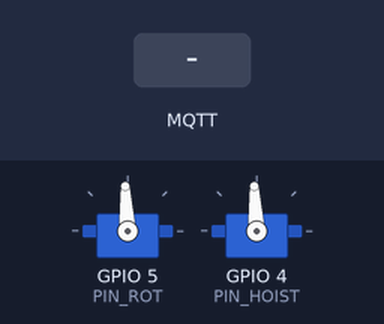
Recording of a program running on a simulated ESP8266 (NodeMCU). On the bench: 2 × servo. The test bench sets the inputs (shaded band). WiFi joins after 1.5 s; servers stay silent unless stated; no MQTT or app messages arrive unless stated; what the program prints to the serial monitor is not drawn.

Above: at 2.8 s.
2.9 s: MQTT message "1" arrives on the first subscribed topic
At 3.46 s:
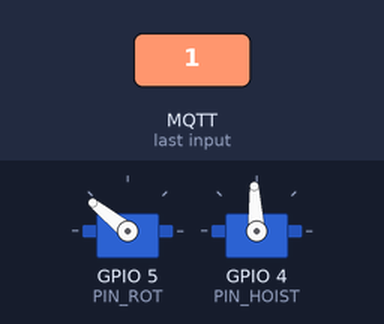
At 3.85 s:
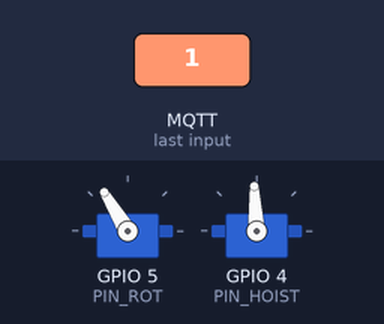
5.9 s: MQTT message "1" arrives on the second subscribed topic
At 6.46 s:
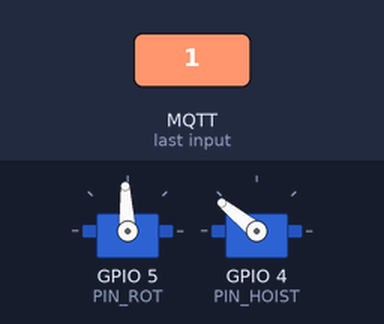
Timing chart, 0 to 8.9 s (numbered marks = the images above; inputs shaded):
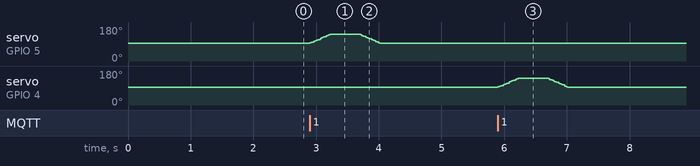

Measured:
- after the input at 2.9 s, servo on GPIO 5 (PIN_ROT): rises from 93° to 141° in 0.32 s, then falls to 93° in 0.81 s
- after the input at 5.9 s, servo on GPIO 4 (PIN_HOIST): rises from 93° to 141° in 0.32 s, then falls to 93° in 0.81 s

The program:

main.cpp
```cpp
/*
  ===========================================================================
  CONTROL DE GRÚA MODELO — ESP8266 vía MQTT (PlatformIO)
  ---------------------------------------------------------------------------
  Proyecto de Física — Demostración de dinámica de péndulo en grúas

  A diferencia de la versión anterior (ESP8266 como punto de acceso WiFi +
  HTTP), acá la ESP8266 se conecta a TU red WiFi normal y habla con un
  broker MQTT (ej. HiveMQ Cloud, plan gratuito) por TLS. El navegador
  también se conecta a ese mismo broker (por WebSocket seguro, wss://) y
  ambos se coordinan a través de él. Ventaja: no hay que cambiar de red
  WiFi en el celular, y hasta la página pública de GitHub Pages puede
  controlar el hardware real (wss:// no tiene el problema de "mixed
  content" que sí tenía http://).

  Servos de ROTACIÓN CONTINUA (360°): igual que antes, se controla
  velocidad/dirección, no posición (ver comentarios en el firmware HTTP
  anterior si los tenés, o el README).

  IMPORTANTE — seguridad ante pérdida de conexión:
  Con HTTP, si un comando se perdía, el operador lo notaba al toque
  (nada respondía). Con MQTT eso no está garantizado. Por eso:
    - Si no llega NINGÚN mensaje de movimiento durante WATCHDOG_MS
      mientras el eje se está moviendo, el firmware lo frena solo.
    - Se usa un "Last Will" de MQTT: si la ESP8266 pierde la conexión
      de forma anormal, el broker publica automáticamente "offline" en
      <base>/status, y el navegador lo muestra como desconectado real
      (no una suposición).

  Librerías (PlatformIO las instala solas via lib_deps):
    - PubSubClient (knolleary)
    - WiFiClientSecure (incluida en el core de ESP8266)

  CONFIGURÁ ACÁ ABAJO: WiFi, broker MQTT, y el prefijo de topics.
  ===========================================================================
*/

#include <ESP8266WiFi.h>
#include <WiFiClientSecure.h>
#include <PubSubClient.h>
#include <Servo.h>

// ---------------------------------------------------------------------------
// CONFIGURACIÓN — completar con tus datos
// ---------------------------------------------------------------------------
const char* WIFI_SSID = "WiFi motoedge";
const char* WIFI_PASS = "12345678";

const char* MQTT_HOST = "706d9facdf63418b9eb215dcb67a829d.s1.eu.hivemq.cloud"; // tu cluster de HiveMQ Cloud
const int   MQTT_PORT = 8883; // TLS nativo (no confundir con 8884, que es WSS para navegador)
const char* MQTT_USER = "cranecontrol";
const char* MQTT_PASS = "crane1234";

const char* TOPIC_BASE = "crane/benja"; // debe coincidir con el que uses en index.html

// ---------------------------------------------------------------------------
String T_CMD_ROT, T_CMD_HOIST, T_CMD_STOP, T_CMD_SAFETY, T_STATUS, T_STATE;

WiFiClientSecure wifiClient;
PubSubClient mqtt(wifiClient);

Servo servoRot;
Servo servoHoist;
const int PIN_ROT   = 5; // D1
const int PIN_HOIST = 4; // D2

const int NEUTRAL_US = 1500;
const int RANGE_US   = 500;

struct AxisState {
  float velocity;
  float targetVelocity;
  float maxVel;
  float maxAccel;
};
AxisState rot   = {0, 0, 100, 300};
AxisState hoist = {0, 0, 100, 300};

bool safetyMode = false;
unsigned long lastUpdateMs = 0;
unsigned long lastCmdMs = 0;
const unsigned long WATCHDOG_MS = 800; // si no hay comandos en este tiempo mientras se mueve, frena solo

void stepAxis(AxisState &axis, float dt) {
  float target = constrain(axis.targetVelocity, -axis.maxVel, axis.maxVel);
  float dv = target - axis.velocity;
  float maxDv = axis.maxAccel * dt;
  dv = constrain(dv, -maxDv, maxDv);
  axis.velocity += dv;
  if (fabs(axis.velocity) < 0.5 && fabs(target) < 0.01) axis.velocity = 0;
}

void writeAxis(Servo &servo, AxisState &axis) {
  int us = NEUTRAL_US + (int)((axis.velocity / 100.0f) * RANGE_US);
  us = constrain(us, NEUTRAL_US - RANGE_US, NEUTRAL_US + RANGE_US);
  servo.writeMicroseconds(us);
}

// ---------------------------------------------------------------------------
// MQTT callback — llega un mensaje en algún topic suscripto
// ---------------------------------------------------------------------------
void onMqttMessage(char* topic, byte* payload, unsigned int len) {
  String msg;
  for (unsigned int i = 0; i < len; i++) msg += (char)payload[i];
  String t = String(topic);

  lastCmdMs = millis();

  if (t == T_CMD_ROT) {
    rot.targetVelocity = constrain(msg.toFloat(), -1, 1) * rot.maxVel;
  } else if (t == T_CMD_HOIST) {
    hoist.targetVelocity = constrain(msg.toFloat(), -1, 1) * hoist.maxVel;
  } else if (t == T_CMD_STOP) {
    rot.targetVelocity = 0;
    hoist.targetVelocity = 0;
  } else if (t == T_CMD_SAFETY) {
    // formato: "on,maxVel,maxAccel"  ej: "1,50.0,30.0"
    int c1 = msg.indexOf(',');
    int c2 = msg.indexOf(',', c1 + 1);
    if (c1 > 0 && c2 > c1) {
      safetyMode = msg.substring(0, c1).toInt() == 1;
      float mv = constrain(msg.substring(c1 + 1, c2).toFloat(), 0, 100);
      float ma = max(1.0f, msg.substring(c2 + 1).toFloat());
      rot.maxVel = mv; hoist.maxVel = mv;
      rot.maxAccel = ma; hoist.maxAccel = ma;
    }
  }
}

void mqttReconnect() {
  while (!mqtt.connected()) {
    Serial.print("Conectando a MQTT...");
    String clientId = "grua-" + String(ESP.getChipId());
    // Last Will: si se cae la conexión de forma anormal, el broker publica esto solo
    if (mqtt.connect(clientId.c_str(), MQTT_USER, MQTT_PASS,
                      T_STATUS.c_str(), 1, true, "offline")) {
      Serial.println(" conectado.");
      mqtt.publish(T_STATUS.c_str(), "online", true);
      mqtt.subscribe(T_CMD_ROT.c_str());
      mqtt.subscribe(T_CMD_HOIST.c_str());
      mqtt.subscribe(T_CMD_STOP.c_str());
      mqtt.subscribe(T_CMD_SAFETY.c_str());
      lastCmdMs = millis();
    } else {
      Serial.print(" fallo, rc="); Serial.print(mqtt.state()); Serial.println(" reintentando en 2s");
      delay(2000);
    }
  }
}

void setup() {
  Serial.begin(115200);

  T_CMD_ROT    = String(TOPIC_BASE) + "/cmd/rot";
  T_CMD_HOIST  = String(TOPIC_BASE) + "/cmd/hoist";
  T_CMD_STOP   = String(TOPIC_BASE) + "/cmd/stop";
  T_CMD_SAFETY = String(TOPIC_BASE) + "/cmd/safety";
  T_STATUS     = String(TOPIC_BASE) + "/status";
  T_STATE      = String(TOPIC_BASE) + "/state";

  servoRot.attach(PIN_ROT);
  servoHoist.attach(PIN_HOIST);
  servoRot.writeMicroseconds(NEUTRAL_US);
  servoHoist.writeMicroseconds(NEUTRAL_US);

  WiFi.mode(WIFI_STA);
  WiFi.begin(WIFI_SSID, WIFI_PASS);
  Serial.print("Conectando WiFi");
  while (WiFi.status() != WL_CONNECTED) { delay(400); Serial.print("."); }
  Serial.println();
  Serial.print("WiFi OK. IP local: ");
  Serial.println(WiFi.localIP());

  // Simplificación para proyecto de clase: no valida el certificado del
  // broker. Para producción real conviene setTrustAnchors() con el cert
  // de HiveMQ Cloud en vez de setInsecure().
  wifiClient.setInsecure();

  mqtt.setServer(MQTT_HOST, MQTT_PORT);
  mqtt.setCallback(onMqttMessage);

  lastUpdateMs = millis();
  lastCmdMs = millis();
}

void loop() {
  if (!mqtt.connected()) mqttReconnect();
  mqtt.loop();

  unsigned long now = millis();

  // watchdog: si algo se está moviendo pero hace rato no llega ningún
  // comando, frenamos por las dudas (conexión perdida / mensaje perdido)
  bool moving = fabs(rot.targetVelocity) > 0.01 || fabs(hoist.targetVelocity) > 0.01;
  if (moving && (now - lastCmdMs > WATCHDOG_MS)) {
    rot.targetVelocity = 0;
    hoist.targetVelocity = 0;
  }

  float dt = (now - lastUpdateMs) / 1000.0f;
  if (dt >= 0.02f) {
    stepAxis(rot, dt);
    stepAxis(hoist, dt);
    writeAxis(servoRot, rot);
    writeAxis(servoHoist, hoist);
    lastUpdateMs = now;
  }

  // telemetría liviana, 1 vez por segundo
  static unsigned long lastTelemetry = 0;
  if (now - lastTelemetry > 1000) {
    lastTelemetry = now;
    String state = "{\"rotVel\":" + String(rot.velocity, 1) +
                    ",\"hoistVel\":" + String(hoist.velocity, 1) +
                    ",\"safety\":" + String(safetyMode ? "true" : "false") + "}";
    mqtt.publish(T_STATE.c_str(), state.c_str());
  }
}
```
